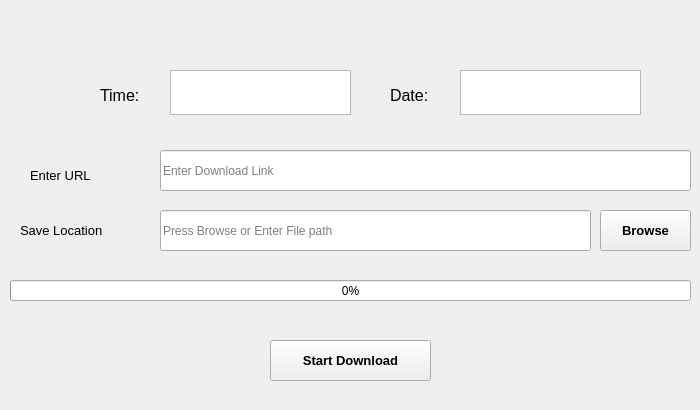
    <widget class="QWidget" name="tab">
     <attribute name="title">
      <string>FILES</string>
     </attribute>
     <widget class="QLabel" name="label_2">
      <property name="geometry">
       <rect>
        <x>20</x>
        <y>210</y>
        <width>111</width>
        <height>41</height>
       </rect>
      </property>
      <property name="font">
       <font>
        <pointsize>10</pointsize>
        <weight>50</weight>
        <bold>false</bold>
       </font>
      </property>
      <property name="text">
       <string>Save Location</string>
      </property>
     </widget>
     <widget class="QPushButton" name="pushButton_2">
      <property name="geometry">
       <rect>
        <x>270</x>
        <y>340</y>
        <width>161</width>
        <height>41</height>
       </rect>
      </property>
      <property name="font">
       <font>
        <pointsize>10</pointsize>
        <weight>75</weight>
        <bold>true</bold>
       </font>
      </property>
      <property name="cursor">
       <cursorShape>PointingHandCursor</cursorShape>
      </property>
      <property name="text">
       <string>Start Download</string>
      </property>
      <property name="default">
       <bool>false</bool>
      </property>
      <property name="flat">
       <bool>false</bool>
      </property>
     </widget>
     <widget class="QProgressBar" name="progressBar">
      <property name="geometry">
       <rect>
        <x>10</x>
        <y>280</y>
        <width>681</width>
        <height>21</height>
       </rect>
      </property>
      <property name="maximumSize">
       <size>
        <width>16777215</width>
        <height>16777215</height>
       </size>
      </property>
      <property name="value">
       <number>0</number>
      </property>
     </widget>
     <widget class="QPushButton" name="pushButton">
      <property name="geometry">
       <rect>
        <x>600</x>
        <y>210</y>
        <width>91</width>
        <height>41</height>
       </rect>
      </property>
      <property name="font">
       <font>
        <pointsize>10</pointsize>
        <weight>75</weight>
        <bold>true</bold>
       </font>
      </property>
      <property name="cursor">
       <cursorShape>PointingHandCursor</cursorShape>
      </property>
      <property name="mouseTracking">
       <bool>false</bool>
      </property>
      <property name="text">
       <string>Browse</string>
      </property>
     </widget>
     <widget class="QLineEdit" name="lineEdit_2">
      <property name="geometry">
       <rect>
        <x>160</x>
        <y>210</y>
        <width>431</width>
        <height>41</height>
       </rect>
      </property>
      <property name="font">
       <font>
        <pointsize>9</pointsize>
       </font>
      </property>
      <property name="toolTip">
       <string>&lt;html&gt;&lt;head/&gt;&lt;body&gt;&lt;p&gt;&lt;br/&gt;&lt;/p&gt;&lt;/body&gt;&lt;/html&gt;</string>
      </property>
      <property name="styleSheet">
       <string notr="true"/>
      </property>
      <property name="text">
       <string/>
      </property>
      <property name="placeholderText">
       <string>Press Browse or Enter File path</string>
      </property>
      <property name="clearButtonEnabled">
       <bool>true</bool>
      </property>
     </widget>
     <widget class="QLineEdit" name="lineEdit_3">
      <property name="geometry">
       <rect>
        <x>160</x>
        <y>150</y>
        <width>531</width>
        <height>41</height>
       </rect>
      </property>
      <property name="font">
       <font>
        <pointsize>9</pointsize>
       </font>
      </property>
      <property name="styleSheet">
       <string notr="true"/>
      </property>
      <property name="text">
       <string/>
      </property>
      <property name="placeholderText">
       <string>Enter Download Link</string>
      </property>
      <property name="clearButtonEnabled">
       <bool>true</bool>
      </property>
     </widget>
     <widget class="QLabel" name="label_3">
      <property name="geometry">
       <rect>
        <x>30</x>
        <y>160</y>
        <width>81</width>
        <height>31</height>
       </rect>
      </property>
      <property name="font">
       <font>
        <pointsize>10</pointsize>
        <weight>50</weight>
        <bold>false</bold>
       </font>
      </property>
      <property name="text">
       <string>Enter URL</string>
      </property>
     </widget>
     <widget class="QTextBrowser" name="textBrowser">
      <property name="geometry">
       <rect>
        <x>460</x>
        <y>70</y>
        <width>181</width>
        <height>45</height>
       </rect>
      </property>
      <property name="maximumSize">
       <size>
        <width>16777215</width>
        <height>45</height>
       </size>
      </property>
      <property name="font">
       <font>
        <family>MS Shell Dlg 2</family>
        <pointsize>15</pointsize>
       </font>
      </property>
      <property name="focusPolicy">
       <enum>Qt::NoFocus</enum>
      </property>
      <property name="verticalScrollBarPolicy">
       <enum>Qt::ScrollBarAlwaysOff</enum>
      </property>
      <property name="horizontalScrollBarPolicy">
       <enum>Qt::ScrollBarAlwaysOff</enum>
      </property>
      <property name="sizeAdjustPolicy">
       <enum>QAbstractScrollArea::AdjustIgnored</enum>
      </property>
      <property name="html">
       <string>&lt;!DOCTYPE HTML PUBLIC &quot;-//W3C//DTD HTML 4.0//EN&quot; &quot;http://www.w3.org/TR/REC-html40/strict.dtd&quot;&gt;
&lt;html&gt;&lt;head&gt;&lt;meta name=&quot;qrichtext&quot; content=&quot;1&quot; /&gt;&lt;style type=&quot;text/css&quot;&gt;
p, li { white-space: pre-wrap; }
&lt;/style&gt;&lt;/head&gt;&lt;body style=&quot; font-family:'MS Shell Dlg 2'; font-size:15pt; font-weight:400; font-style:normal;&quot;&gt;
&lt;p align=&quot;center&quot; style=&quot;-qt-paragraph-type:empty; margin-top:0px; margin-bottom:0px; margin-left:0px; margin-right:0px; -qt-block-indent:0; text-indent:0px; font-size:10pt;&quot;&gt;&lt;br /&gt;&lt;/p&gt;&lt;/body&gt;&lt;/html&gt;</string>
      </property>
     </widget>
     <widget class="QLabel" name="label">
      <property name="geometry">
       <rect>
        <x>390</x>
        <y>80</y>
        <width>55</width>
        <height>31</height>
       </rect>
      </property>
      <property name="font">
       <font>
        <pointsize>12</pointsize>
       </font>
      </property>
      <property name="text">
       <string>Date:</string>
      </property>
     </widget>
     <widget class="QLabel" name="label_4">
      <property name="geometry">
       <rect>
        <x>100</x>
        <y>80</y>
        <width>55</width>
        <height>31</height>
       </rect>
      </property>
      <property name="font">
       <font>
        <pointsize>12</pointsize>
       </font>
      </property>
      <property name="text">
       <string>Time:</string>
      </property>
     </widget>
     <widget class="QTextBrowser" name="textBrowser_2">
      <property name="geometry">
       <rect>
        <x>170</x>
        <y>70</y>
        <width>181</width>
        <height>45</height>
       </rect>
      </property>
      <property name="maximumSize">
       <size>
        <width>16777215</width>
        <height>45</height>
       </size>
      </property>
      <property name="font">
       <font>
        <family>MS Shell Dlg 2</family>
        <pointsize>15</pointsize>
       </font>
      </property>
      <property name="focusPolicy">
       <enum>Qt::NoFocus</enum>
      </property>
      <property name="verticalScrollBarPolicy">
       <enum>Qt::ScrollBarAlwaysOff</enum>
      </property>
      <property name="horizontalScrollBarPolicy">
       <enum>Qt::ScrollBarAlwaysOff</enum>
      </property>
      <property name="sizeAdjustPolicy">
       <enum>QAbstractScrollArea::AdjustIgnored</enum>
      </property>
      <property name="html">
       <string>&lt;!DOCTYPE HTML PUBLIC &quot;-//W3C//DTD HTML 4.0//EN&quot; &quot;http://www.w3.org/TR/REC-html40/strict.dtd&quot;&gt;
&lt;html&gt;&lt;head&gt;&lt;meta name=&quot;qrichtext&quot; content=&quot;1&quot; /&gt;&lt;style type=&quot;text/css&quot;&gt;
p, li { white-space: pre-wrap; }
&lt;/style&gt;&lt;/head&gt;&lt;body style=&quot; font-family:'MS Shell Dlg 2'; font-size:15pt; font-weight:400; font-style:normal;&quot;&gt;
&lt;p align=&quot;center&quot; style=&quot;-qt-paragraph-type:empty; margin-top:0px; margin-bottom:0px; margin-left:0px; margin-right:0px; -qt-block-indent:0; text-indent:0px; font-size:10pt;&quot;&gt;&lt;br /&gt;&lt;/p&gt;&lt;/body&gt;&lt;/html&gt;</string>
      </property>
     </widget>
     <widget class="QLabel" name="label_15">
      <property name="geometry">
       <rect>
        <x>30</x>
        <y>330</y>
        <width>221</width>
        <height>71</height>
       </rect>
      </property>
      <property name="font">
       <font>
        <pointsize>9</pointsize>
       </font>
      </property>
      <property name="styleSheet">
       <string notr="true"/>
      </property>
      <property name="text">
       <string>&lt;html&gt;&lt;head/&gt;&lt;body&gt;&lt;p align=&quot;center&quot;&gt;&lt;br/&gt;&lt;/p&gt;&lt;/body&gt;&lt;/html&gt;</string>
      </property>
     </widget>
    </widget>
